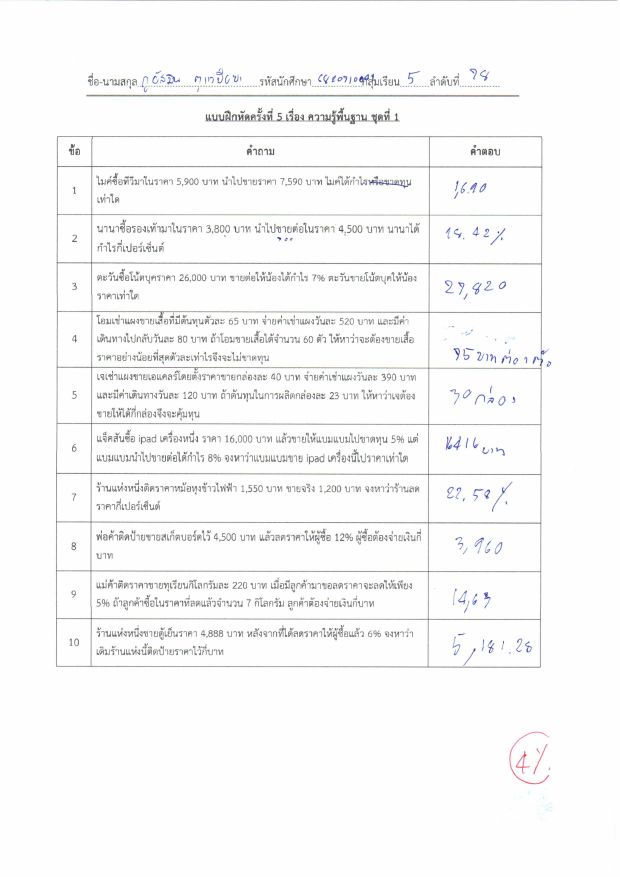
#> input picture image/1/img_1.jpg, 2480 x 3505 px (shown at 1/4 size)
$ python -i auto_roi.py   (imports and definitions only)
#> lines starting #> are read from the running program, lines starting #| are printed output that depends on the picture; after the words box and inside, x2 and y2 are one past the last pixel; in counts of white or black regions, pixels touching at a corner belong together
import cv2
import numpy as np

def detect_answer_boxes(gray):
    """หา bounding box ช่องคำตอบอัตโนมัติ"""

    blur = cv2.GaussianBlur(gray,(5,5),0)
    thresh = cv2.adaptiveThreshold(
        blur,255,
        cv2.ADAPTIVE_THRESH_GAUSSIAN_C,
        cv2.THRESH_BINARY_INV,31,15
    )
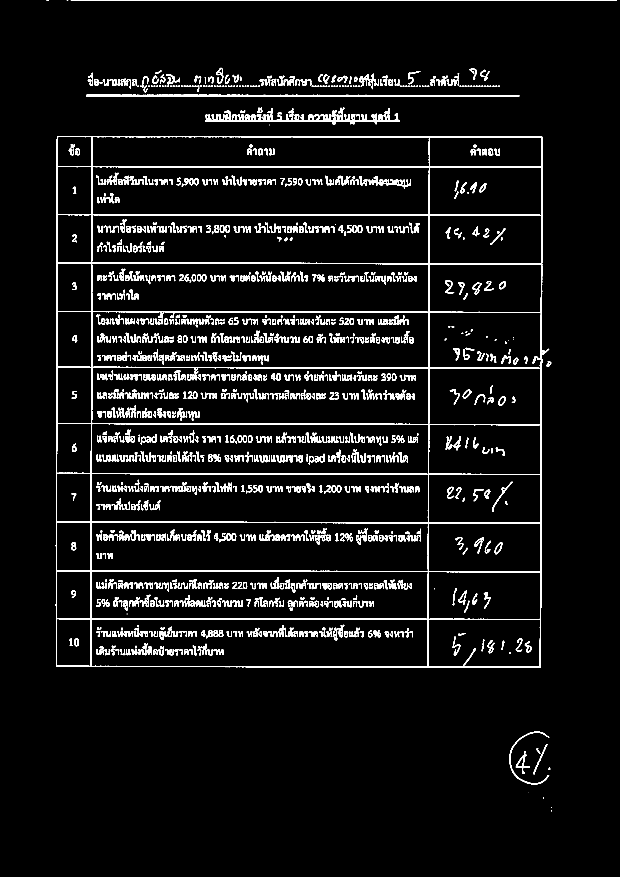
#> thresh: shape (3505, 2480) (shown at 1/4 size); 4.8% white; 1454 white regions (16 under 20 px), largest, box (x1, y1, x2, y2) and area: (223, 544, 2197, 2671) 127574, (821, 442, 1600, 498) 10884, (345, 379, 2077, 387) 10760

    kernel = np.ones((5,5),np.uint8)
    dilate = cv2.dilate(thresh,kernel,2)
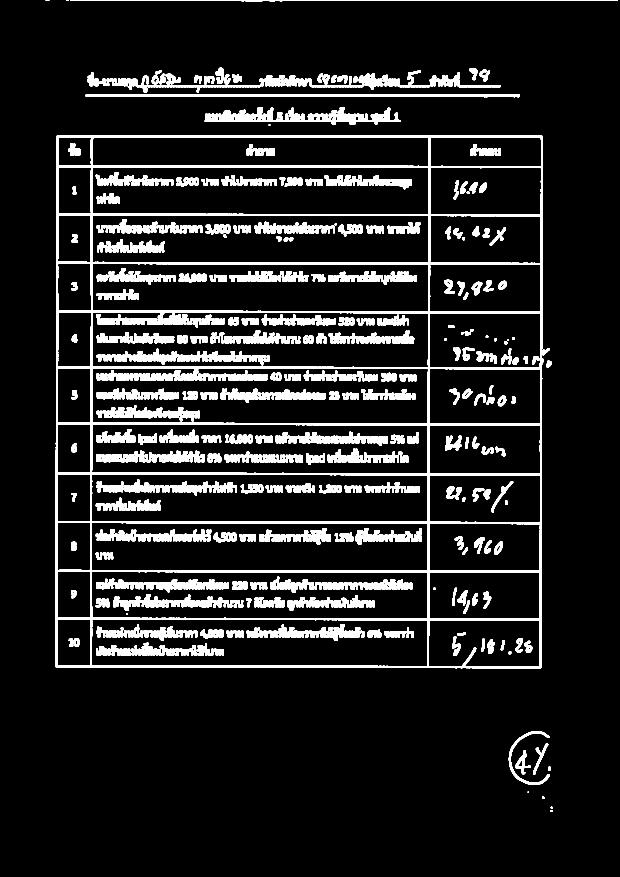
#> dilate: shape (3505, 2480) (shown at 1/4 size); 10.4% white; 622 white regions

    contours,_ = cv2.findContours(
        dilate, cv2.RETR_EXTERNAL, cv2.CHAIN_APPROX_SIMPLE
    )
#> contours = 80 contours, 2 with area under 20; largest, box (x1, y1, x2, y2) and area: (221, 542, 2199, 2673) 4136218, (819, 428, 1602, 500) 22730, (343, 377, 2079, 389) 16246, (281, 0, 2470, 5) 6556, (2035, 2924, 2199, 3139) 3861

    boxes=[]
    for c in contours:
        x,y,w,h = cv2.boundingRect(c)
        area = w*h

        # filter ให้เหลือเฉพาะ "ช่องคำตอบ"
        if area < 15000:
            continue
        if h < 120:
            continue

        boxes.append((x,y,w,h))
#> this loop made 80 passes
#> (x, y, w, h, area) on passes 1, 2, 3, 5, 6, 7, 8, 9, 10, 11, 13, 14: (2202, 3240, 8, 7, 56), (2203, 3227, 7, 7, 49), (2170, 3186, 8, 10, 80), (2192, 3066, 11, 16, 176), (2061, 3002, 61, 95, 5795), (2143, 2991, 20, 26, 520), (2132, 2975, 61, 125, 7625), (2035, 2924, 164, 215, 35260), (2185, 1443, 22, 26, 572), (221, 542, 1978, 2131, 4215118), (959, 439, 24, 15, 360), (819, 428, 783, 72, 56376)
#> (c, x, y, w, h, area) on passes 4, 12, 21, 22, 23, 25: ([[2111, 3166], [2111, 3170], [2115, 3170], [2115, 3166]], 2111, 3166, 5, 5, 25), ([[1075, 497], [1075, 502], [1080, 502], [1080, 497]], 1075, 497, 6, 6, 36), ([[1609, 341], [1609, 348], [1618, 348], [1618, 341]], 1609, 341, 10, 8, 80), ([[1399, 341], [1399, 348], [1408, 348], [1408, 341]], 1399, 341, 10, 8, 80), ([[1388, 341], [1388, 348], [1397, 348], [1397, 341]], 1388, 341, 10, 8, 80), ([[932, 341], [932, 348], [941, 348], [941, 341]], 932, 341, 10, 8, 80)
#> after the loop, boxes = [(2035, 2924, 164, 215), (221, 542, 1978, 2131)]

    # เรียงจากบน → ล่าง
    boxes = sorted(boxes, key=lambda b: b[1])
#> boxes = [(221, 542, 1978, 2131), (2035, 2924, 164, 215)]

    return boxes[:10]  # เอา 10 ช่อง

>>> import cv2
>>> picture = cv2.imread('image/1/img_1.jpg', cv2.IMREAD_GRAYSCALE)
>>> result = detect_answer_boxes(picture)
#> result = [(221, 542, 1978, 2131), (2035, 2924, 164, 215)]

$ run again, on image/1/img_101.jpg
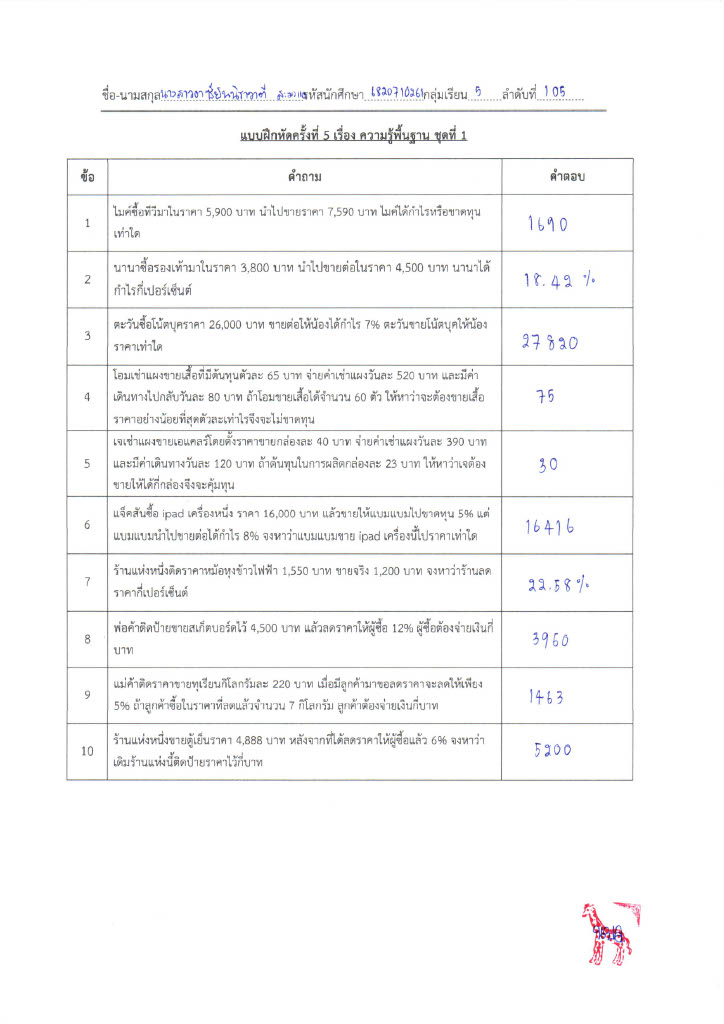
#> input picture image/1/img_101.jpg, 724 x 1024 px
#> in detect_answer_boxes, `thresh = cv2.adaptiveThreshold( blur,255, cv2.ADAPTIVE_THRESH_GAUSSIAN..`:
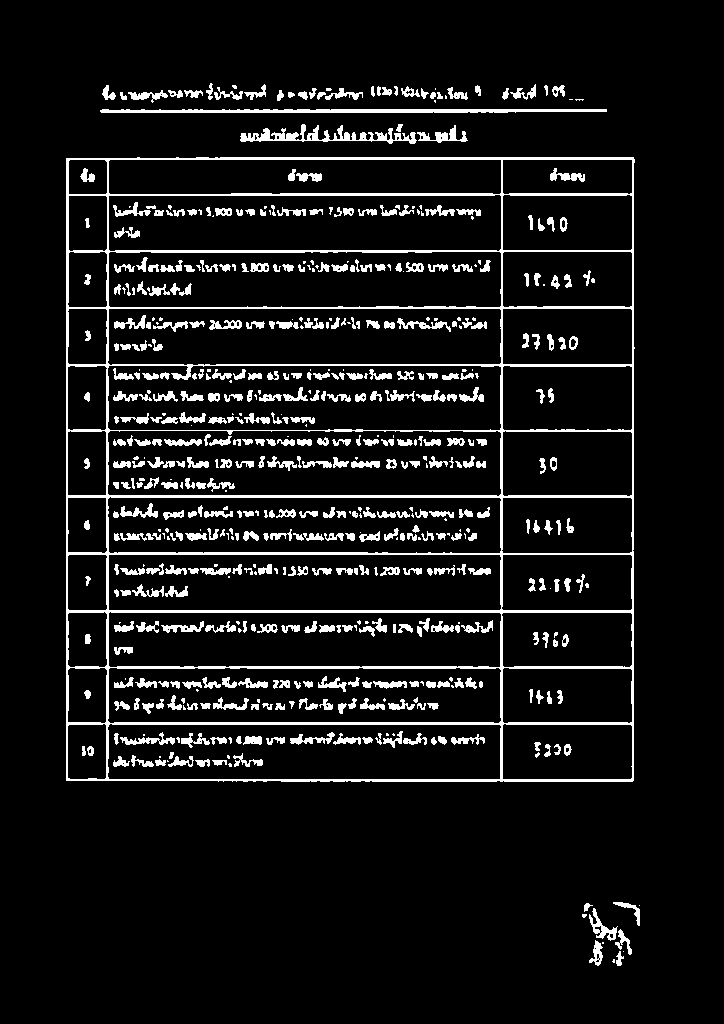
#> thresh: shape (1024, 724); 8.3% white; 597 white regions (149 under 20 px), largest, box (x1, y1, x2, y2) and area: (66, 157, 635, 782) 23639, (100, 109, 607, 113) 1788, (240, 124, 417, 144) 1236
#> in detect_answer_boxes, `dilate = cv2.dilate(thresh,kernel,2)`:
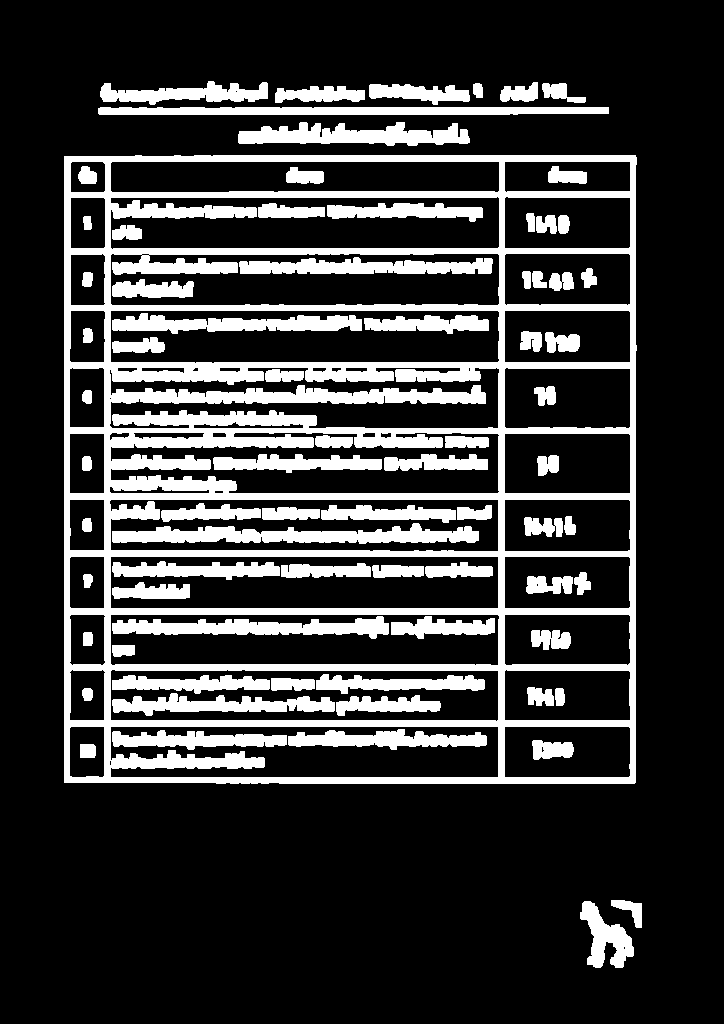
#> dilate: shape (1024, 724); 21.1% white; 76 white regions
#> contours = 11 contours; largest, box (x1, y1, x2, y2) and area: (64, 155, 637, 784) 358312, (98, 107, 609, 115) 3410, (238, 122, 470, 146) 3167, (100, 81, 268, 105) 1976, (580, 901, 634, 968) 1672
#> the loop in detect_answer_boxes, `for c in contours:` made 11 passes
#> (x, y, w, h, area) on passes 1 to 8: (580, 901, 54, 67, 3618), (611, 900, 31, 28, 868), (64, 155, 573, 629, 360417), (238, 122, 232, 24, 5568), (98, 107, 511, 8, 4088), (275, 86, 90, 17, 1530), (369, 84, 101, 21, 2121), (542, 83, 44, 20, 880)
#> after the loop in detect_answer_boxes, `for c in contours:`: boxes = [(64, 155, 573, 629)]
